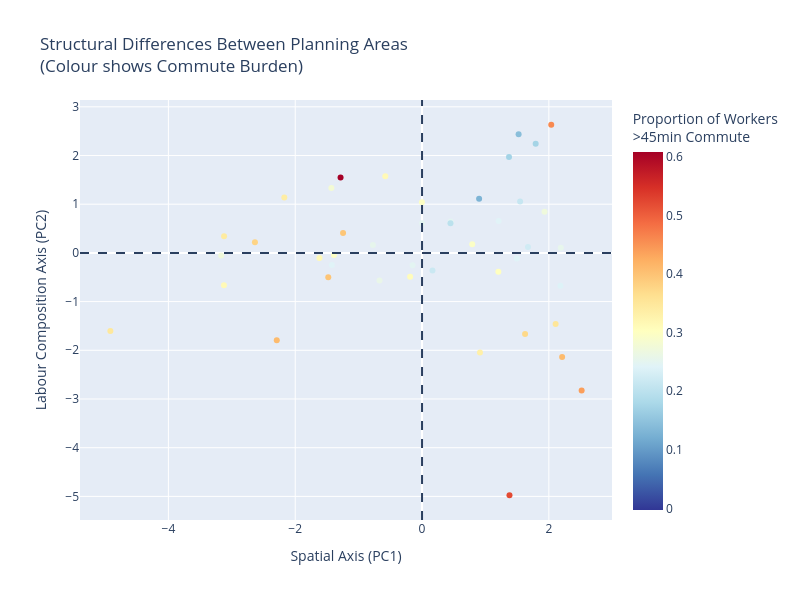

Write notebook code for a chart like this one.
### Code cell
midpoint = pc_df["lc_share"].mean()

fig = px.scatter(
    pc_df,
    x="PC1",
    y="PC2",
    color="lc_share",
    color_continuous_scale="RdYlBu_r",
    color_continuous_midpoint=midpoint,
    hover_data={
        "PC1": ":.2f",
        "PC2": ":.2f",
        "lc_share": ":.2f"
    },
    hover_name="planning_area",
    labels={
        "PC1": "Spatial Axis (PC1)",
        "PC2": "Labour Composition Axis (PC2)",
        "lc_share": "Commute Burden"
    },
    title="Structural Differences Between Planning Areas<br>(Colour shows Commute Burden)"
)

# Zero lines
fig.add_hline(y=0, line_dash="dash")
fig.add_vline(x=0, line_dash="dash")

fig.update_layout(
    width=800,
    height=600,
    coloraxis_colorbar=dict(
        title="Proportion of Workers<br>>45min Commute"
    )
)

fig.show()

### Figure 1 — Plotly figure (JSON) as saved in the notebook; plotly's stock layout.template omitted (floating-point values rounded to 4 significant figures)
{"data": [{"customdata": [[0.2483], [0.2475], [0.249], [0.3726], [0.2427], [0.398], [0.1719], [0.2975], [0.3514], [0.1737], [0.2951], [0.3477], [0.2541], [0.1984], [0.308], [0.2717], [0.2968], [0.3135], [0.2734], [0.3134], [0.3138], [0.3374], [0.3429], [0.2421], [0.3023], [0.409], [0.1426], [0.4091], [0.2795], [0.3323], [0.2544], [0.1294], [0.2163], [0.3782], [0.6078], [0.2383], [0.259], [0.3958], [0.2421], [0.4397], [0.5212], [0.459], [0.2233], [0.211]], "hovertemplate": "<b>%{hovertext}</b><br><br>Spatial Axis (PC1)=%{x:.2f}<br>Labour Composition Axis (PC2)=%{y:.2f}<br>Commute Burden=%{marker.color:.2f}<extra></extra>", "hovertext": ["Ang Mo Kio", "Bedok", "Bishan", "Boon Lay", "Bukit Batok", "Bukit Merah", "Bukit Panjang", "Bukit Timah", "Changi", "Choa Chu Kang", "Clementi", "Downtown Core", "Geylang", "Hougang", "Jurong East", "Jurong West", "Kallang", "Marine Parade", "Museum", "Newton", "Novena", "Orchard", "Outram", "Pasir Ris", "Paya Lebar", "Pioneer", "Punggol", "Queenstown", "Rochor", "Seletar", "Sembawang", "Sengkang", "Serangoon", "Singapore River", "Southern Islands", "Sungei Kadut", "Tampines", "Tanglin", "Toa Payoh", "Tuas", "Western Islands", "Western Water Catchment", "Woodlands", "Yishun"], "legendgroup": "", "marker": {"color": [0.2483, 0.2475, 0.249, 0.3726, 0.2427, 0.398, 0.1719, 0.2975, 0.3514, 0.1737, 0.2951, 0.3477, 0.2541, 0.1984, 0.308, 0.2717, 0.2968, 0.3135, 0.2734, 0.3134, 0.3138, 0.3374, 0.3429, 0.2421, 0.3023, 0.409, 0.1426, 0.4091, 0.2795, 0.3323, 0.2544, 0.1294, 0.2163, 0.3782, 0.6078, 0.2383, 0.259, 0.3958, 0.2421, 0.4397, 0.5212, 0.459, 0.2233, 0.211], "coloraxis": "coloraxis", "symbol": "circle"}, "mode": "markers", "name": "", "orientation": "v", "showlegend": false, "type": "scatter", "x": [-0.1489, 0.4516, 0.0005978, 1.625, 1.208, -1.479, 1.372, -0.0019, 2.107, 1.792, 0.7914, -4.916, -0.775, 0.4486, -0.1878, 1.932, -1.389, -0.5795, -3.167, -3.124, -1.618, -2.172, -3.122, 1.495, 1.204, 2.21, 1.523, -2.291, -1.43, 0.9139, 2.188, 0.9, 0.1647, -2.635, -1.285, 2.183, -0.6708, -1.246, -1.422, 2.517, 1.379, 2.038, 1.67, 1.547], "xaxis": "x", "y": [-0.2557, 0.6465, 0.6107, -1.665, 0.6566, -0.5009, 1.969, 1.041, -1.46, 2.241, 0.1793, -1.605, 0.1604, 0.6066, -0.4878, 0.8431, -0.04566, 1.574, -0.05506, -0.6635, -0.1074, 1.136, 0.344, -0.1152, -0.3896, -2.136, 2.435, -1.794, 1.333, -2.046, 0.1061, 1.113, -0.3623, 0.2181, 1.547, -0.6722, -0.5682, 0.4098, -0.2466, -2.825, -4.977, 2.631, 0.1202, 1.056], "yaxis": "y"}], "layout": {"coloraxis": {"cmid": 0.3025, "colorbar": {"title": {"text": "Proportion of Workers<br>>45min Commute"}}, "colorscale": [[0, "rgb(49,54,149)"], [0.1, "rgb(69,117,180)"], [0.2, "rgb(116,173,209)"], [0.3, "rgb(171,217,233)"], [0.4, "rgb(224,243,248)"], [0.5, "rgb(255,255,191)"], [0.6, "rgb(254,224,144)"], [0.7, "rgb(253,174,97)"], [0.8, "rgb(244,109,67)"], [0.9, "rgb(215,48,39)"], [1, "rgb(165,0,38)"]]}, "height": 600, "legend": {"tracegroupgap": 0}, "shapes": [{"line": {"dash": "dash"}, "type": "line", "x0": 0, "x1": 1, "xref": "x domain", "y0": 0, "y1": 0, "yref": "y"}, {"line": {"dash": "dash"}, "type": "line", "x0": 0, "x1": 0, "xref": "x", "y0": 0, "y1": 1, "yref": "y domain"}], "title": {"text": "Structural Differences Between Planning Areas<br>(Colour shows Commute Burden)"}, "width": 800, "xaxis": {"anchor": "y", "domain": [0, 1], "title": {"text": "Spatial Axis (PC1)"}}, "yaxis": {"anchor": "x", "domain": [0, 1], "title": {"text": "Labour Composition Axis (PC2)"}}}}
